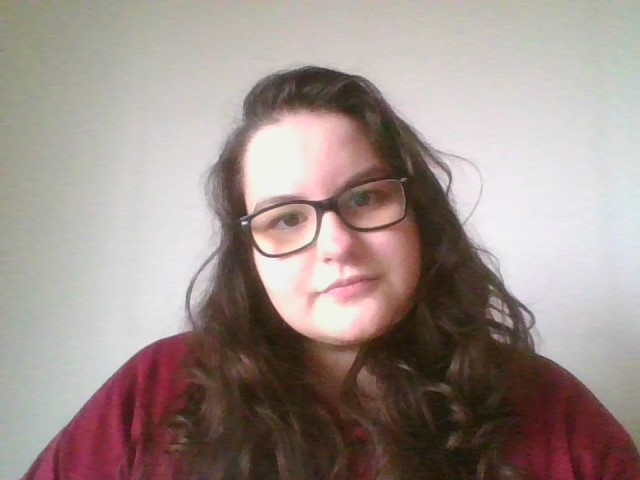
#> input picture testes_reconhecimento/teste/G1_24.jpg, 640 x 480 px; its folder holds 4 pictures in this run
$ python matriz_teste_imagem_reconhecimento.py
#> lines starting #> are read from the running program, lines starting #| are printed output that depends on the picture; after the words box and inside, x2 and y2 are one past the last pixel; in counts of white or black regions, pixels touching at a corner belong together
"""
########################## Explicação sobre Acurácia, Sensibilidade e especificidade #################################

Acurácia
É a proporção de predições corretas, sem considerar o que é positivo e o que negativo e sim o acerto total. É dada por:

ACC=(VP+VN)/(P+N)

em que p é o número de eventos (Y=1, chamado aqui de positivo) e n é o número de não eventos
(^Y=0, chamado aqui de negativo).

Sensibilidade
É a proporção de verdadeiros positivos, ou seja, avalia a capacidade do modelo classificar um indivíduo como evento
$ (^Y=1) $ dado que realmente ele é evento (Y=1):

SENS=VP/(VP+FN)

Especificidade

É a proporção de verdadeiros negativos, isto é, avalia a capacidade do modelo predizer um indivíduo como não evento
$ (\hat{Y}=0) $ dado que ele realmente é não evento (Y=0).

ESPEC=VN/(VN+FP)
######################################################################################################################
"""

"""
######################################## Bloco de treimanento #######################################################
# bloco de treinamento
import cv2
import os
import PIL
import numpy as np
from PIL import Image
from sklearn.model_selection import train_test_split
from sklearn.neural_network import MLPClassifier

eigenface = cv2.face.EigenFaceRecognizer_create(15)
fisherface = cv2.face.FisherFaceRecognizer_create(2)
lbph = cv2.face.LBPHFaceRecognizer_create()

def getImagemComId():
    caminhos = [os.path.join('testes_reconhecimento/crop', f) for f in os.listdir('testes_reconhecimento/crop')]
    faces = []
    ids = []
    for caminhoImagem in caminhos:
       imagemFace = Image.open(caminhoImagem).convert('L')

       # Imagem com flip horizontal
       #horizontal_imagem = imagemFace.transpose(PIL.Image.FLIP_LEFT_RIGHT)

       # Com a imagem invertida
       #imagemNP = np.array(horizontal_imagem, 'uint8')

       # Com a imagem sem inversão
       imagemNP = np.array(imagemFace, 'uint8')


       id = int(os.path.split(caminhoImagem)[1].split('_')[0].replace("G", ""))
       ids.append(id)
       faces.append(imagemNP)
    return np.array(ids), faces

ids, faces = getImagemComId()

print("Treinando...")

# [5 lines of commented-out code are left out]

lbph.train(faces, ids)
lbph.write('classificadorLBPH_Teste.yml')

print("Treinamento realizado")


# fim do bloco de treinamento
#######################################################################################################################
"""


from typing import List
import PIL
from PIL import Image
import sys

# Image I/O
import imageio

import cv2
import os

import numpy as np
from skimage import metrics
from sklearn import metrics
from sklearn.metrics import confusion_matrix, plot_confusion_matrix, precision_recall_fscore_support, accuracy_score, \
    classification_report

detectorFace = cv2.CascadeClassifier("Haar/haarcascade_frontalface_alt.xml")

"""
# Função aumentar brilho
def increase_brightness(img, value):
    hsv = cv2.cvtColor(img, cv2.COLOR_BGR2HSV)
    h, s, v = cv2.split(hsv)

    lim = 255 - value
    v[v > lim] = 255
    v[v <= lim] += value

    final_hsv = cv2.merge((h, s, v))
    img = cv2.cvtColor(final_hsv, cv2.COLOR_HSV2BGR)
    return img

def increase_contrast(img):

    # CLAHE (Contrast Limited Adaptive Histogram Equalization)
    clahe = cv2.createCLAHE(clipLimit=3., tileGridSize=(8,8))

    lab = cv2.cvtColor(img, cv2.COLOR_BGR2LAB)  # convert from BGR to LAB color space
    l, a, b = cv2.split(lab)  # split on 3 different channels

    l2 = clahe.apply(l)  # apply CLAHE to the L-channel

    lab = cv2.merge((l2,a,b))  # merge channels
    img2 = cv2.cvtColor(lab, cv2.COLOR_LAB2BGR)  # convert from LAB to BGR
    #cv2.imshow('Aumento de contraste', img2)
    return img2
"""

# [7 lines of commented-out code are left out]
reconhecedorLBPH = cv2.face.LBPHFaceRecognizer_create(2, 2, 7, 7, 15)
reconhecedorLBPH.read("classificadorLBPH_Teste.yml")

totalAcertosLBPH = 0
percentualAcertoLBPH = 0.0
totalConfiancaLBPH = 0.0
cont = 0

Y_Predict = []
Y_test = []
Y_Train =[]
X_Train = []
X_Test = []

caminhos = [os.path.join('testes_reconhecimento/teste', f) for f in os.listdir('testes_reconhecimento/teste')]

# Classificador LBPH
for caminhoImagem in caminhos:
    # Ler a imagem
    imagem = cv2.imread(caminhoImagem)
#> imagem is the input picture: shape (480, 640, 3); mean B, G, R 139.8, 144.6, 158.8

    # Converte a cinza pelo PIL
    imagemFace = Image.open(caminhoImagem).convert('L')
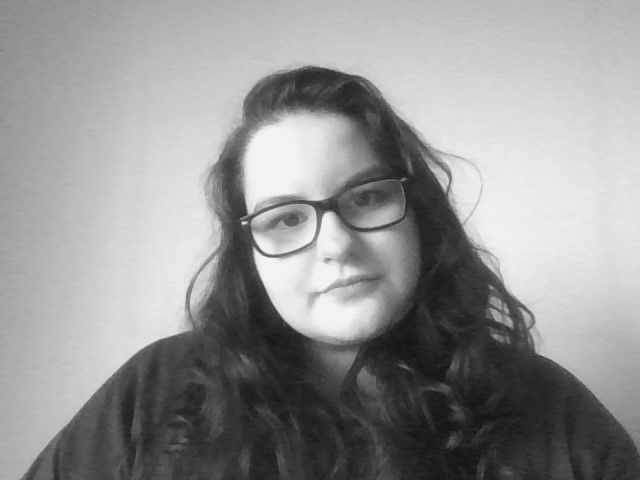
#> imagemFace: PIL image 640x480 L; min 18, max 251, mean 148.3

    #Imagens em NP
    imagemFaceNP = np.array(imagemFace, 'uint8')

    # Detecção de imagems
    facesDetectadas = detectorFace.detectMultiScale(imagemFaceNP, minNeighbors=8)
#> facesDetectadas = ()

    for (x, y, l, a) in facesDetectadas:

        # Detecção facial
        cv2.rectangle(imagemFaceNP, (x, y), (x + l, y + a), (255, 0, 255), 2)

        # Dados preditos
        idprevistoLBPH, confiancaLBPH = reconhecedorLBPH.predict(imagemFaceNP)

        # Split das imagens
        idatual = int(os.path.split(caminhoImagem)[1].split('_')[0].replace("G", ""))

        # Resultados
        print(str(idatual) + " foi classificado como " + str(idprevistoLBPH) + " - " + "Confiança: " +
              str(totalConfiancaLBPH))
        cont += 1


        # Adicionando na lista os valores previstos pelo reconhecedor
        Y_Predict.append(idprevistoLBPH)

        # Adicionando na lista os valores verdadeiros
        Y_test.append(idatual)

        print("y_previsto", Y_Predict)
        print("y_verdadeiro", Y_test)


        if idprevistoLBPH == idatual:
            totalAcertosLBPH += 1
            totalConfiancaLBPH += confiancaLBPH
        else:
            totalAcertosLBPH -= 1

        print("Total de Acertos", totalAcertosLBPH)
        #cv2.imshow("LBPH sem tratamento", imagemFaceNP)
        cv2.waitKey(1000)
#> this loop made 0 passes
#> after the loop, Y_Predict = []; Y_test = []; cont = 0; totalAcertosLBPH = 0; totalConfiancaLBPH = 0
#> pass 2 of the loop `for caminhoImagem in caminhos:`:
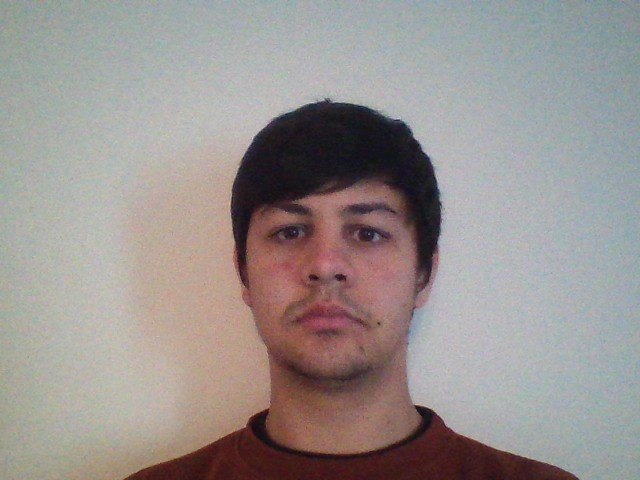
#> input picture testes_reconhecimento/teste/G2_30.jpg, 640 x 480 px
#> imagem is the input picture: shape (480, 640, 3); mean B, G, R 143.9, 146.2, 153.2
#> `imagemFace = Image.open(caminhoImagem).convert('L')`:
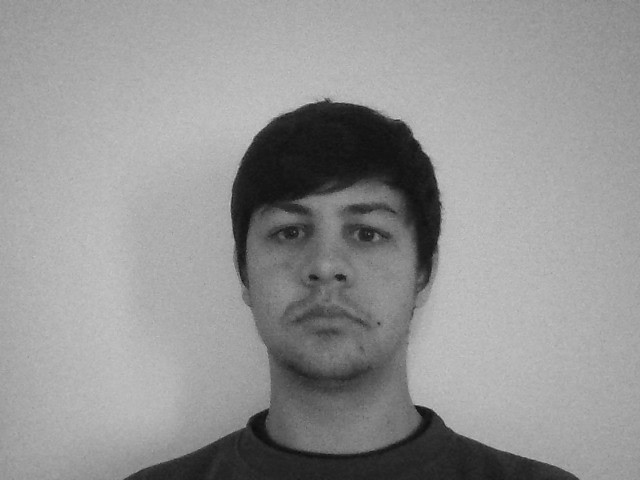
#> imagemFace: PIL image 640x480 L; min 9, max 206, mean 148.1
#> facesDetectadas = [[222, 153, 217, 217]]
#> the loop `for (x, y, l, a) in facesDetectadas:` made 1 pass
#> (x, y, l, a, idprevistoLBPH, confiancaLBPH, idatual, cont) on pass 1: (222, 153, 217, 217, 2, 0.105, 2, 1)
#> (printed output is left out)
#> after the loop `for (x, y, l, a) in facesDetectadas:`:
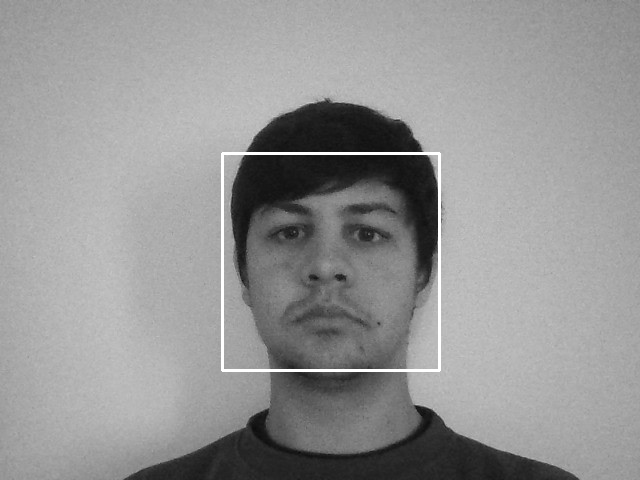
#> imagemFaceNP: shape (480, 640); 0.85% of pixels changed, all inside (x1, y1, x2, y2) = (221, 152, 441, 372)
#> after the loop `for (x, y, l, a) in facesDetectadas:`: Y_Predict = [2]; cont = 1; totalConfiancaLBPH = 0.105
#> pass 3 of the loop `for caminhoImagem in caminhos:`:
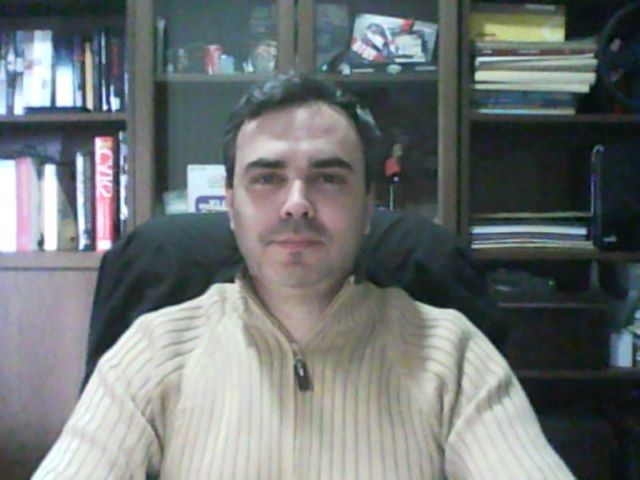
#> input picture testes_reconhecimento/teste/G3_19.jpg, 640 x 480 px
#> imagem is the input picture: shape (480, 640, 3); mean B, G, R 115.9, 115.8, 110.3
#> `imagemFace = Image.open(caminhoImagem).convert('L')`:
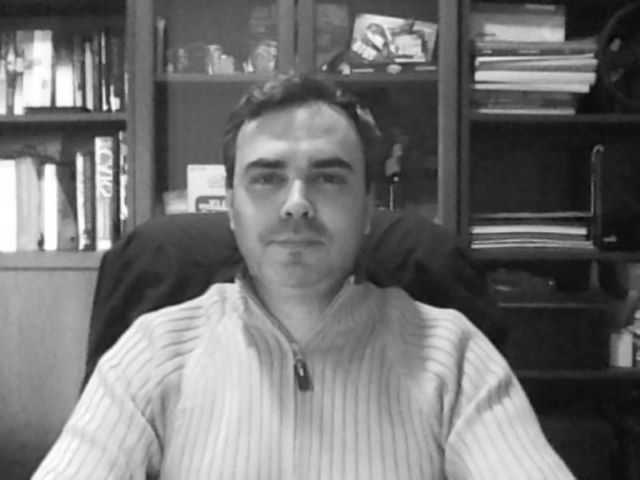
#> imagemFace: PIL image 640x480 L; min 7, max 255, mean 114.2
#> facesDetectadas = [[211, 110, 173, 173]]
#> the loop `for (x, y, l, a) in facesDetectadas:` made 1 pass
#> (x, y, l, a, idprevistoLBPH, confiancaLBPH, idatual, cont) on pass 1: (211, 110, 173, 173, 3, 0.216, 3, 2)
#> (printed output is left out)
#> after the loop `for (x, y, l, a) in facesDetectadas:`:
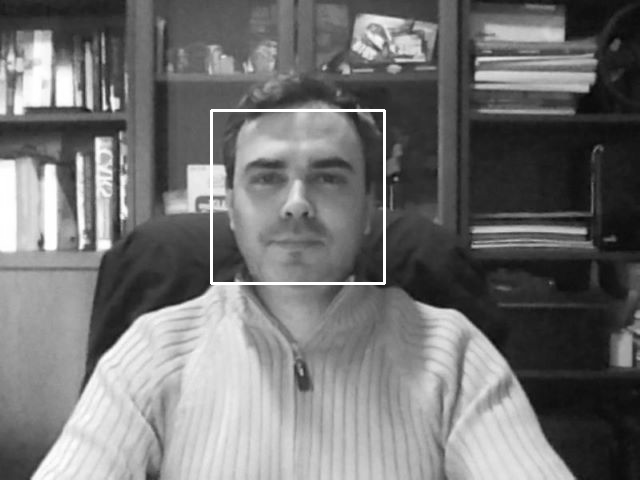
#> imagemFaceNP: shape (480, 640); 0.67% of pixels changed, all inside (x1, y1, x2, y2) = (210, 109, 386, 285)
#> after the loop `for (x, y, l, a) in facesDetectadas:`: Y_Predict = [2, 3]; cont = 2; totalConfiancaLBPH = 0.32
#> the loop made 4 passes; the first 3 are shown


conf = confusion_matrix(Y_test, Y_Predict)
print(conf)

prfs = precision_recall_fscore_support(Y_test, Y_Predict)
print("Precision Recall F-score Support:")
print(prfs)

accuracy = accuracy_score(Y_test, Y_Predict)
print("Accuracy:")
print(accuracy)

cr=classification_report(Y_test, Y_Predict)
print("Classification Report:")
print(cr)


"""
print ('Total de imagens testadas = ', cont)
print('-=' * 30)


percentualAcertoLBPH = (totalAcertosLBPH / cont) * 100
#totalConfiancaLBPH = totalConfiancaLBPH
print('Percentual de acerto: ' + str(percentualAcertoLBPH) + '%')
#print("Total confiança: " + str(totalConfiancaLBPH))
"""
